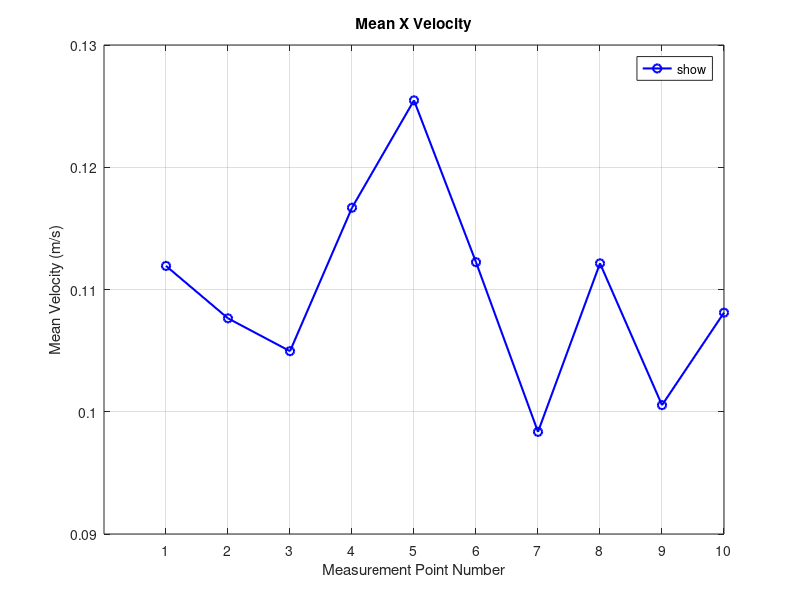
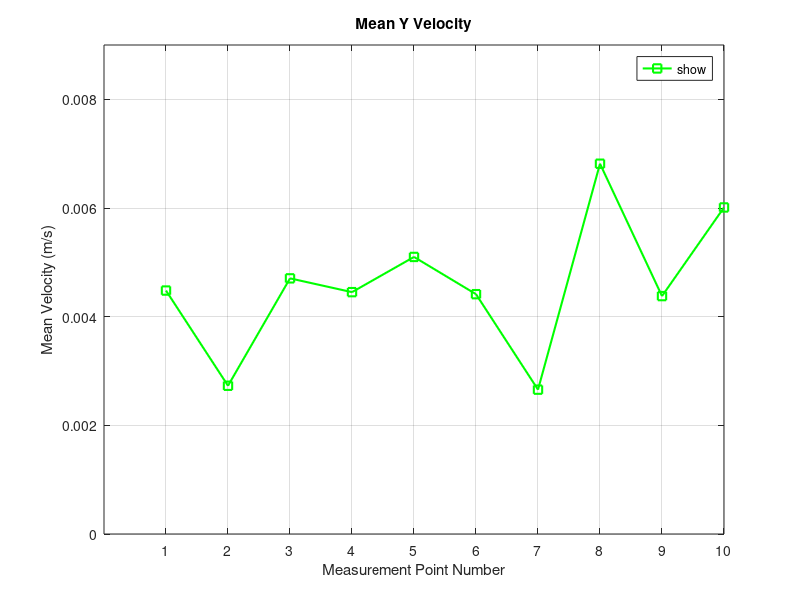
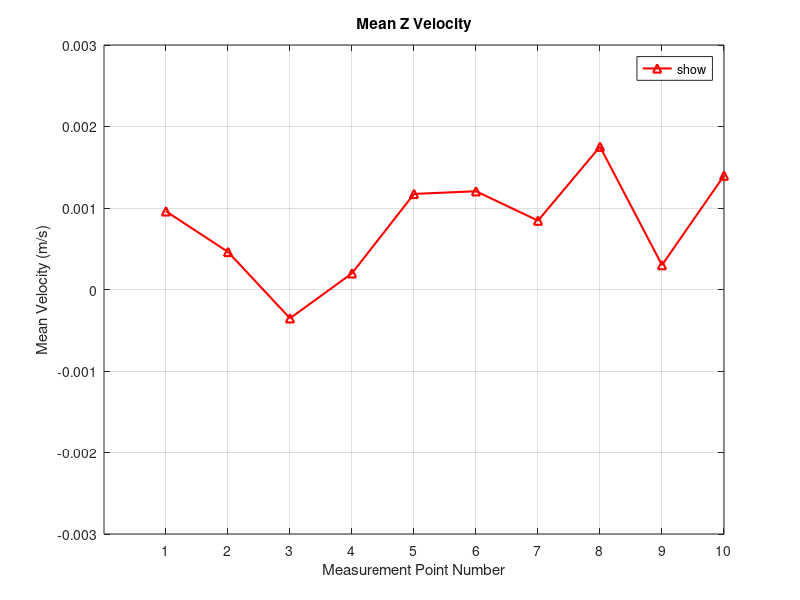
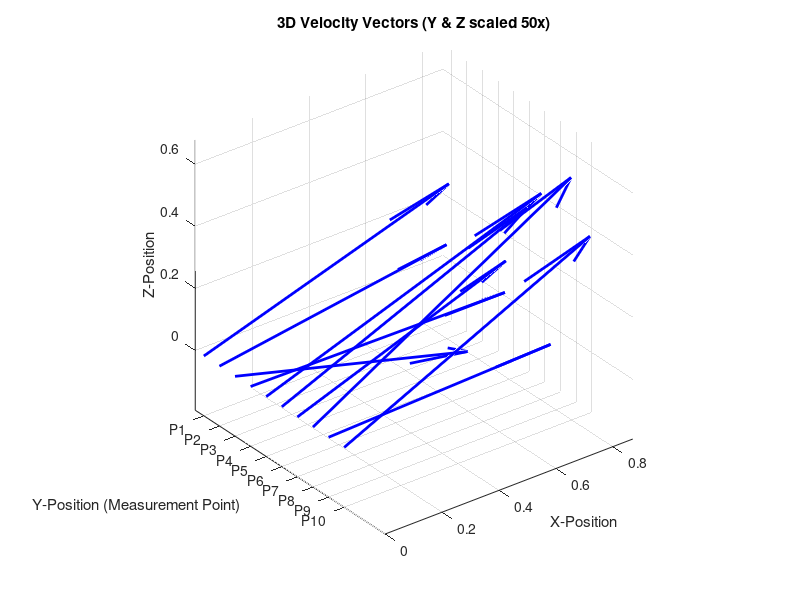

These figures' MATLAB source, in order:
clear;
clc;
close all;

n = 10000; 

%Daten einlesen
data_x = load('2025.10.17_09.44.16_test_10k_Samples5V_10000samp_XVelo.mat');
val_x = data_x.data_full_x;

data_y = load('2025.10.17_09.44.16_test_10k_Samples5V_10000samp_YVelo.mat');
val_y = data_y.data_full_y;

data_z = load('2025.10.17_09.44.16_test_10k_Samples5V_10000samp_ZVelo.mat');
val_z = data_z.data_full_z;

%Messwerte filtern
velocity_x = squeeze(val_x);
velocity_y = squeeze(val_y);
velocity_z = squeeze(val_z);

mean_x = zeros(1, n/1000);
mean_y = zeros(1, n/1000);
mean_z = zeros(1, n/1000);


% Mittelwert der Geschwindigkeiten für jeden der 10 Messpunkte
for i = 1:10
    mean_x(i) = mean(velocity_x((i-1)*1000 + 1 : i*1000));
    mean_y(i) = mean(velocity_y((i-1)*1000 + 1 : i*1000));
    mean_z(i) = mean(velocity_z((i-1)*1000 + 1 : i*1000));
end

% Plot X-Geschwindigkeit
points = 1:10;

figure('Name', 'Mean Velocity Profile X');

plot(points, mean_x, 'LineWidth', 1.5, 'Marker', 'o', 'DisplayName', 'Mean X-Velocity', 'Color', "b");
ylim([0.09 0.13]);
title('Mean X Velocity');
xlabel('Measurement Point Number');
ylabel('Mean Velocity (m/s)');
legend('show', 'Location', 'best');
grid on;
box on;
xticks(points);

% Plot x-Geschwindigkeit
figure('Name', 'Mean Velocity Profile Y');

plot(points, mean_y, 'LineWidth', 1.5, 'Marker', 's', 'DisplayName', 'Mean Y-Velocity', 'Color', "g");
ylim([0 0.009]);
title('Mean Y Velocity');
xlabel('Measurement Point Number');
ylabel('Mean Velocity (m/s)');
legend('show', 'Location', 'best');
grid on;
box on;
xticks(points);

%Plot Z-Geschwindigkeit
figure('Name', 'Mean Velocity Profile Z');

plot(points, mean_z, 'LineWidth', 1.5, 'Marker', '^', 'DisplayName', 'Mean Z-Velocity', 'Color', "r");
ylim([-0.003 0.003]);
title('Mean Z Velocity');
xlabel('Measurement Point Number');
ylabel('Mean Velocity (m/s)');
legend('show', 'Location', 'best');
grid on;
box on;
xticks(points);

% 3D-Plot
%Skalierungsfaktor um die Werte anzugleichen
scaling_factor = 50;

x_origins = zeros(1, 10);
y_origins = 1:10;  % 10 Punkte in y richtung
z_origins = zeros(1, 10);

u_components = mean_x;
v_components = mean_y * scaling_factor; 
w_components = mean_z * scaling_factor;

figure('Name', '3D Velocity Vector Plot (Scaled)');

quiver3(x_origins, y_origins, z_origins, ...
        u_components, v_components, w_components, ...
        'LineWidth', 2, ...         
        'Color', "b", ...  
        'MaxHeadSize', 0.1);      

title_str = sprintf('3D Velocity Vectors (Y & Z scaled %dx)', scaling_factor);
title(title_str);
xlabel('X-Position');
ylabel('Y-Position (Measurement Point)');
zlabel('Z-Position');

yticks(1:10);
yticklabels({'P1', 'P2', 'P3', 'P4', 'P5', 'P6', 'P7', 'P8', 'P9', 'P10'});

set(gca, 'YDir', 'reverse');
grid on;
axis vis3d;

